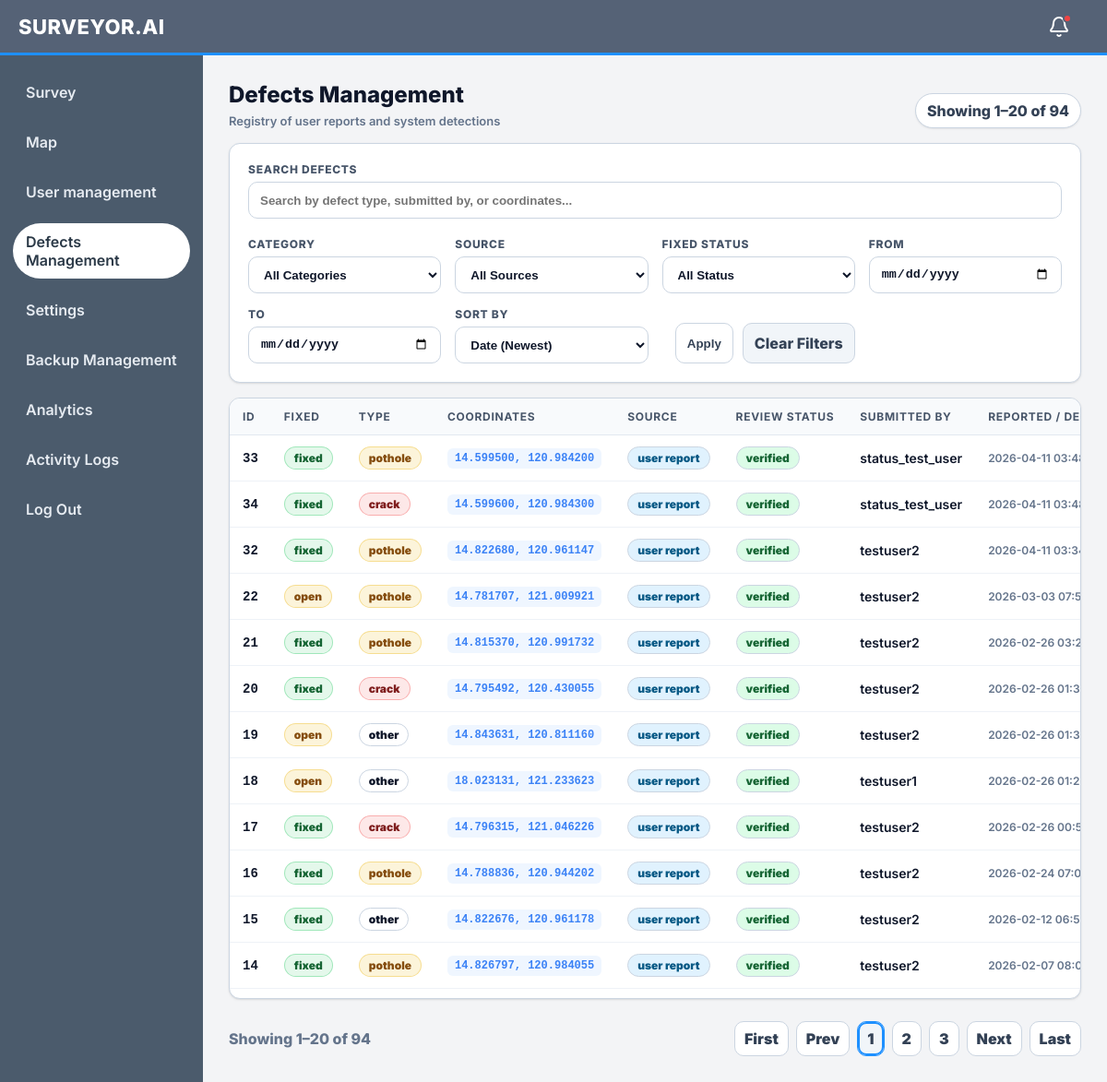
/defects (signed in), run on an earlier commit of the app's database.
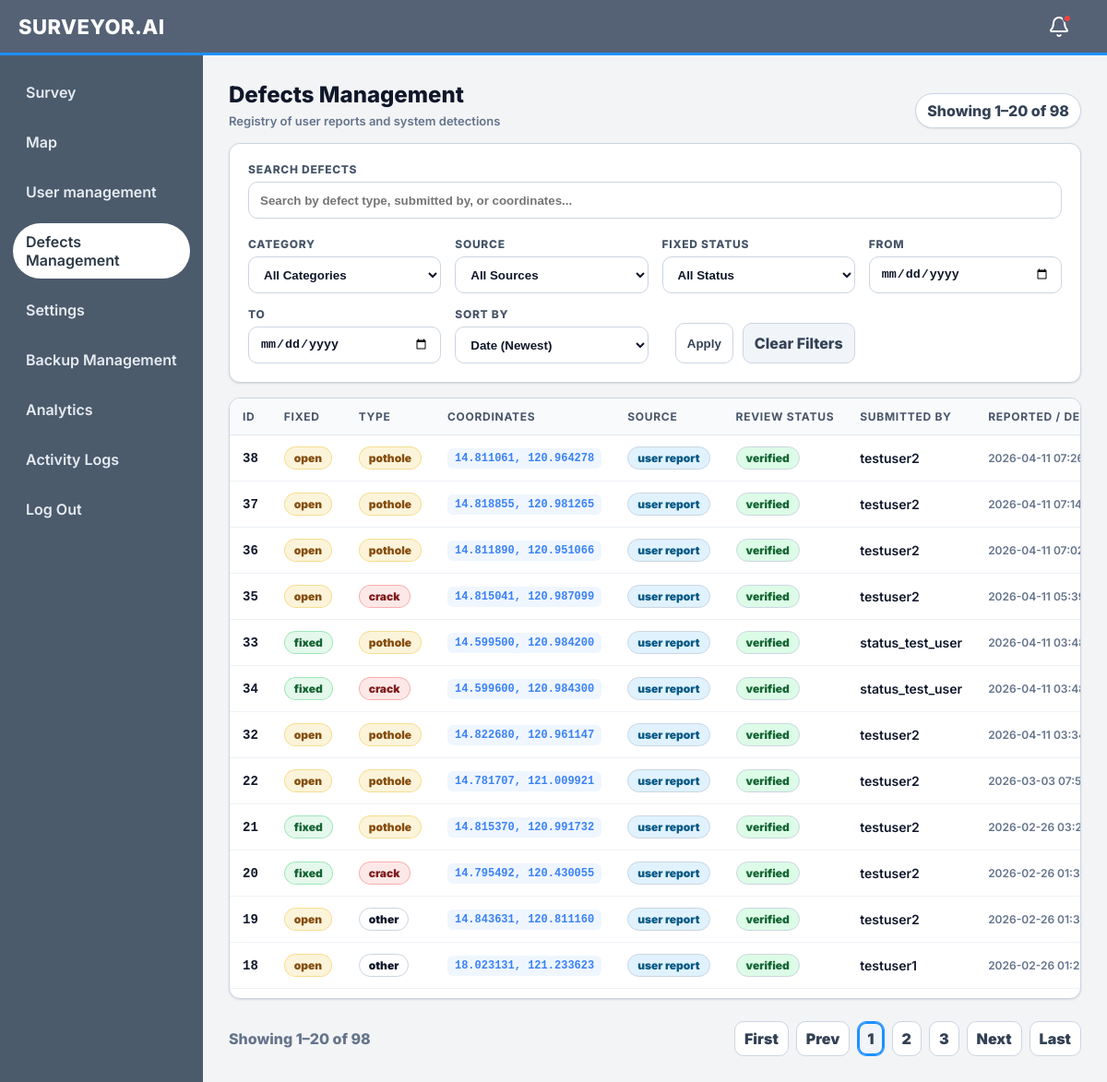
And on a later commit of the database.
### app.py (models this page shows, shortened)
class Report(db.Model):
    id = db.Column(db.Integer, primary_key=True)
    user_id = db.Column(db.Integer, db.ForeignKey('user.id'), nullable=False, index=True)
    title = db.Column(db.String(200), nullable=False)
    body = db.Column(db.Text, nullable=False)
    latitude = db.Column(db.Float, nullable=True)
    longitude = db.Column(db.Float, nullable=True)
    obstruction_type = db.Column(db.String(50), nullable=True)
    photo_path = db.Column(db.String(512), nullable=True)
    created_at = db.Column(db.Integer, nullable=False, default=lambda: int(time.time()))
    status_updated_at = db.Column(db.Integer, nullable=True, default=lambda: int(time.time()))
    is_fixed = db.Column(db.Boolean, nullable=False, default=False)
    fixed_at = db.Column(db.Integer, nullable=True)
    is_false_report = db.Column(db.Boolean, nullable=False, default=False)
    thumbs_up_count = db.Column(db.Integer, nullable=False, default=0)
    thumbs_down_count = db.Column(db.Integer, nullable=False, default=0)

class User(db.Model):
    id = db.Column(db.Integer, primary_key=True)
    username = db.Column(db.String(150), unique=True, nullable=False)
    email = db.Column(db.String(255), unique=True, nullable=False)
    password_hash = db.Column(db.String(255), nullable=False)
    role = db.Column(db.String(20), nullable=False, default='user')
    status = db.Column(db.String(20), nullable=False, default='active')
    suspended_until = db.Column(db.Integer, nullable=True)
    false_reports_count = db.Column(db.Integer, nullable=False, default=0)
    created_at = db.Column(db.Integer, nullable=False, default=lambda: int(time.time()))

### app.py (the view, shortened to what this page needs)
@app.route('/defects')
def defects_page():
    current_user = _require_admin_or_moderator()
    is_admin = _is_admin(current_user)
    is_admin_or_moderator = _is_admin_or_moderator(current_user)
    q_filter = (request.args.get('q') or '').strip()
    type_filter = (request.args.get('type') or '').strip().lower()
    source_filter = (request.args.get('source') or '').strip().lower()
    status_filter = (request.args.get('status') or '').strip().lower()
    unsure_filter = (request.args.get('unsure') or '').strip().lower()
    start_date = (request.args.get('start_date') or '').strip()
    end_date = (request.args.get('end_date') or '').strip()
    sort = (request.args.get('sort') or 'date_desc').strip().lower()
    try:
        page = max(1, int(request.args.get('page', '1')))
    except Exception:
        page = 1
    try:
        per_page = int(request.args.get('per_page', '20'))
    except Exception:
        per_page = 20
    if per_page not in (10, 20, 50, 100):
        per_page = 20
    reports_query = db.session.query(
        Report.id.label('id'),
        Report.obstruction_type.label('type'),
        Report.latitude.label('latitude'),
        Report.longitude.label('longitude'),
        Report.created_at.label('created_at'),
        Report.status_updated_at.label('status_updated_at'),
        User.username.label('submitted_by'),
        literal_column("'user'").label('source'),
        Report.is_fixed.label('is_fixed'),
        literal_column("'confirmed'").label('review_status'),
        literal_column("''").label('detected_class')
    ).join(User, Report.user_id == User.id).filter(Report.is_false_report == False)
    detections_query = db.session.query(
        Detection.id.label('id'),
        Detection.label.label('type'),
        Detection.latitude.label('latitude'),
        Detection.longitude.label('longitude'),
        Detection.created_at.label('created_at'),
        Detection.status_updated_at.label('status_updated_at'),
        literal_column("''").label('submitted_by'),
        literal_column("'system'").label('source'),
        Detection.is_fixed.label('is_fixed'),
        Detection.review_status.label('review_status'),
        Detection.detected_class.label('detected_class')
    )
    if source_filter:
        if source_filter == 'user':
            detections_query = detections_query.filter(text("1=0"))
        elif source_filter == 'system':
            reports_query = reports_query.filter(text("1=0"))
    combined_query = reports_query.union_all(detections_query)
    if sort == 'date_asc':
        combined_query = combined_query.order_by(text('created_at ASC'))
    elif sort == 'reported_asc':
        combined_query = combined_query.order_by(text('created_at ASC'))
    elif sort == 'reported_desc':
        combined_query = combined_query.order_by(text('created_at DESC'))
    elif sort == 'status_updated_asc':
        combined_query = combined_query.order_by(text('status_updated_at ASC'), text('created_at ASC'))
    elif sort == 'status_updated_desc':
        combined_query = combined_query.order_by(text('status_updated_at DESC'), text('created_at DESC'))
    elif sort == 'type':
        combined_query = combined_query.order_by(text('type ASC'), text('created_at DESC'))
    elif sort == 'source':
        combined_query = combined_query.order_by(text('source ASC'), text('created_at DESC'))
    elif sort == 'status':
        combined_query = combined_query.order_by(text('is_fixed ASC'), text('created_at DESC'))
    else: # date_desc default
        combined_query = combined_query.order_by(text('created_at DESC'))
    total = combined_query.count()
    pages = max(1, (total + per_page - 1) // per_page)
    if page > pages:
        page = pages
    offset = (page - 1) * per_page
    results = combined_query.limit(per_page).offset(offset).all()
    items = []
    for r in results:
        created_at_val = int(r.created_at) if r.created_at else 0
        status_updated_val = int(r.status_updated_at) if getattr(r, 'status_updated_at', None) else created_at_val
        items.append({
            'id': r.id,
            'type': r.type,
            'lat': r.latitude,
            'lon': r.longitude,
            'created_at': created_at_val,
            'created_at_iso': time.strftime('%Y-%m-%d %H:%M:%S', time.localtime(created_at_val)) if created_at_val else '',
            'status_updated_at': status_updated_val,
            'status_updated_at_iso': time.strftime('%Y-%m-%d %H:%M:%S', time.localtime(status_updated_val)) if status_updated_val else '',
            'submitted_by': r.submitted_by,
            'source': r.source,
            'is_fixed': r.is_fixed,
            'review_status': r.review_status,
            'detected_class': r.detected_class
        })
    start = 0 if total == 0 else offset + 1
    end = 0 if total == 0 else min(total, offset + len(items))
    return render_template(
        '/defects.html',
        items=items,
        total=total,
        page=page,
        pages=pages,
        per_page=per_page,
        start=start,
        end=end,
        q=q_filter,
        type_filter=type_filter,
        source_filter=source_filter,
        status_filter=status_filter,
        unsure_filter=unsure_filter,
        start_date=start_date,
        end_date=end_date,
        sort=sort,
        is_admin=is_admin,
        is_admin_or_moderator=is_admin_or_moderator,
        current_user=current_user,
        next_url=request.full_path
    )

### app.py (called while the page is built, shortened)
def _get_current_user():
    uid = session.get('user_id')
    if not uid:
        return None
    try:
        return User.query.get(int(uid))
    except Exception:
        return None

def _is_admin(user) -> bool:
    if not user:
        return False
    role = getattr(user, 'role', None)
    if role is None:
        return False
    return str(role).strip().lower() == 'admin'

def _is_admin_or_moderator(user) -> bool:
    return _is_admin(user) or _is_moderator(user)

def _require_admin_or_moderator():
    cu = _get_current_user()
    if not _is_admin_or_moderator(cu):
        abort(403)
    return cu

@app.before_request
def _block_writes_during_restore():
    if not RESTORE_STATE.get("in_progress"):
        return None

@app.context_processor
def inject_notifications():
    uid = session.get('user_id')
    count = 0
    if uid:
        try:
            count = Notification.query.filter_by(user_id=int(uid), is_read=False).count()
        except Exception:
            pass
    return dict(unread_notifications_count=count)

@app.before_request
def _ensure_gps_started():
    global _gps_started
    if not _gps_started:
        ensure_gps_thread()
        _gps_started = True

### templates/defects.html (shortened to what the changed rows need)
<!DOCTYPE html>
<html>
  <head>
    <link rel="stylesheet" href="{{ url_for('static', filename='css/users.css') }}" />
    <link rel="stylesheet" href="{{ url_for('static', filename='css/mobile-nav.css') }}" />
    <link rel="stylesheet" href="{{ url_for('static', filename='css/defects.css') }}" />
  </head>
  <body>
    <div class="layout">
      <main class="main">
        <div class="page">
          <div class="page-header">
            <div>
              <div class="title">Defects Management</div>
              <div class="subtitle">Registry of user reports and system detections</div>
            </div>
            <div class="count mobile-hide">Showing {{ start }}–{{ end }} of {{ total }}</div>
          </div>
          <div class="card">
            <div class="table-wrap tall">
              <table class="table" aria-label="Defects table">
                <thead>
                  <tr>
                    <th>ID</th>
                    <th>Fixed</th>
                    <th>Type</th>
                    <th>Coordinates</th>
                    <th>Source</th>
                    <th>Review Status</th>
                    <th>Submitted By</th>
                    <th>Reported / Detected At</th>
                  </tr>
                </thead>
                <tbody>
                  {% if items and items|length > 0 %}
                    {% for item in items %}
                      <tr>
                        <td class="mono">{{ item.id }}</td>
                        <td>
                          {% if item.is_fixed %}
                            <span class="badge badge--active">Fixed</span>
                          {% else %}
                            <span class="badge badge--suspended">Open</span>
                          {% endif %}
                        </td>
                        <td>
                          {% if 'pothole' in (item.type|lower) %}
                            <span class="badge badge--suspended">Pothole</span>
                          {% elif 'crack' in (item.type|lower) %}
                            <span class="badge badge--locked">Crack</span>
                          {% else %}
                            <span class="badge">{{ item.type }}</span>
                          {% endif %}
                        </td>
                        <td class="mono">
                          <a href="{{ url_for('map_page', lat=item.lat, lng=item.lon) }}" class="coords-link" title="View on map">
                            {{ "%.6f"|format(item.lat) }}, {{ "%.6f"|format(item.lon) }}
                          </a>
                        </td>
                        <td>
                          {% if item.source == 'system' %}
                            <span class="badge badge--active">System</span>
                          {% else %}
                            <span class="badge badge--user">User Report</span>
                          {% endif %}
                        </td>
                        <td>
                          {% if item.source == 'system' %}
                            {% if item.review_status == 'confirmed' %}
                              <span class="badge badge--confirmed">Validated</span>
                            {% elif item.review_status == 'pending' %}
                              <span class="badge badge--pending">Unvalidated</span>
                            {% elif item.review_status == 'rejected' %}
                              <span class="badge badge--rejected">Rejected</span>
                            {% else %}
                              <span class="muted">—</span>
                            {% endif %}
                          {% else %}
                            <span class="badge badge--confirmed">Verified</span>
                          {% endif %}
                        </td>
                        <td>
                          {% if item.submitted_by %}
                            {{ item.submitted_by }}
                          {% else %}
                            <span class="muted">—</span>
                          {% endif %}
                        </td>
                        <td><div class="timestamp">{{ item.created_at_iso or '—' }}</div></td>
                      </tr>
                    {% endfor %}
                  {% else %}
                    <tr>
                      <td colspan="10" class="empty">No defects found matching your criteria.</td>
                    </tr>
                  {% endif %}
                </tbody>
              </table>
            </div>
          </div>
          <div class="pagination">
            <div class="range">Showing {{ start }}–{{ end }} of {{ total }}</div>
            <div class="pager">
              <a class="page-btn" href="{{ url_for('defects_page', q=q, type=type_filter, unsure=unsure_filter, source=source_filter, status=status_filter, sort=sort, per_page=per_page, page=1) }}">First</a>
              <a class="page-btn" href="{{ url_for('defects_page', q=q, type=type_filter, unsure=unsure_filter, source=source_filter, status=status_filter, sort=sort, per_page=per_page, page=(page-1 if page>1 else 1)) }}">Prev</a>
              {% set start_page = (page - 2) if (page - 2) > 1 else 1 %}
              {% set end_page = (page + 2) if (page + 2) < pages else pages %}
              {% for p in range(start_page, end_page + 1) %}
                <a class="page-num {% if p == page %}active{% endif %}" href="{{ url_for('defects_page', q=q, type=type_filter, unsure=unsure_filter, source=source_filter, status=status_filter, sort=sort, per_page=per_page, page=p) }}">{{ p }}</a>
              {% endfor %}
              <a class="page-btn" href="{{ url_for('defects_page', q=q, type=type_filter, unsure=unsure_filter, source=source_filter, status=status_filter, sort=sort, per_page=per_page, page=(page+1 if page<pages else pages)) }}">Next</a>
              <a class="page-btn" href="{{ url_for('defects_page', q=q, type=type_filter, unsure=unsure_filter, source=source_filter, status=status_filter, sort=sort, per_page=per_page, page=pages) }}">Last</a>
            </div>
          </div>
        </div>
      </main>
    </div>
  </body>
</html>

What changed in the data, as far as the page shows it:
no longer on this page (row unchanged): Report: id "17", shows "fixed", obstruction_type "crack", lat "14.796315", lon "121.046226", shows "user report", shows "verified", submitted_by "testuser2", created_at_iso "2026-02-26…"
no longer on this page (row unchanged): Report: id "16", shows "fixed", obstruction_type "pothole", lat "14.788836", lon "120.944202", shows "user report", shows "verified", submitted_by "testuser2", created_at_iso "2026-02-24…"
no longer on this page (row unchanged): Report: id "15", shows "fixed", type "other", lat "14.822676", lon "120.961178", shows "user report", shows "verified", submitted_by "testuser2", created_at_iso "2026-02-12…"
no longer on this page (row unchanged): Report: id "14", shows "fixed", obstruction_type "pothole", lat "14.826797", lon "120.984055", shows "user report", shows "verified", submitted_by "testuser2", created_at_iso "2026-02-07…"
added Report: id "38", shows "open", obstruction_type "pothole", lat "14.811061", lon "120.964278", shows "user report", shows "verified", submitted_by "testuser2", created_at_iso "2026-04-11…"
added Report: id "37", shows "open", obstruction_type "pothole", lat "14.818855", lon "120.981265", shows "user report", shows "verified", submitted_by "testuser2", created_at_iso "2026-04-11…"
added Report: id "36", shows "open", obstruction_type "pothole", lat "14.811890", lon "120.951066", shows "user report", shows "verified", submitted_by "testuser2", created_at_iso "2026-04-11…"
added Report: id "35", shows "open", obstruction_type "crack", lat "14.815041", lon "120.987099", shows "user report", shows "verified", submitted_by "testuser2", created_at_iso "2026-04-11…"
changed Report id 32: text "fixed" → "open"
Also different on the page:
{{ total }}: "94" → "98"
